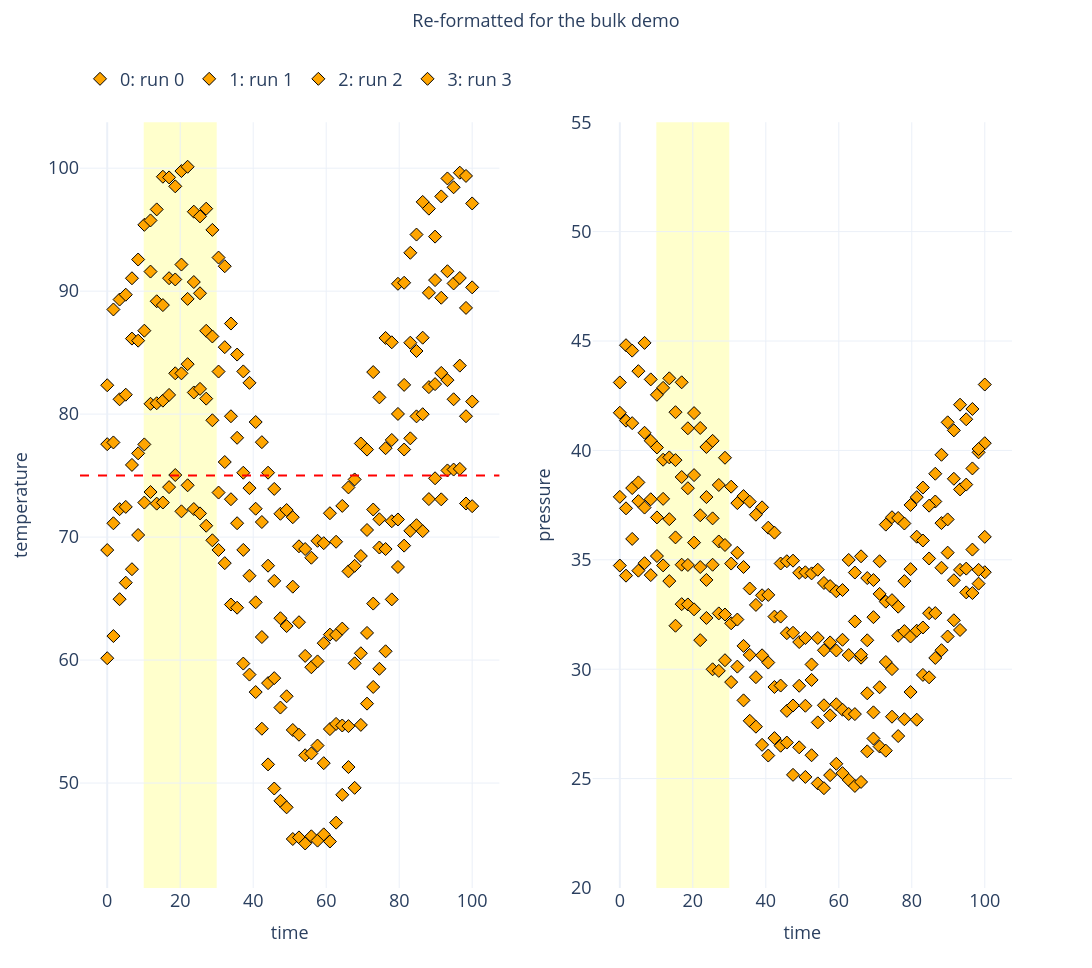

Notebook source saved alongside this figure:
### Markdown cell above
## Rule 2 — `reset_format()`, the bulk-reset hub

`reset_format()` is the one entry point for wiping formatting in bulk. Its
behavior is driven by *scopes* and *dataset selectors*.

First, re-apply a batch of formatting so there's something to sweep:

### Code cell
nb.color('all', 'orange')
nb.marker('all', 'D')
nb.var_format('pressure', color='navy')
nb.line('temperature', level=75)
nb.highlight('time', (10, 30))
nb.scale('pressure', (20, 55))
nb.set_font_sizes(all=18)
nb.plot(x='time', y=['temperature', 'pressure'], suptitle='Re-formatted for the bulk demo')
